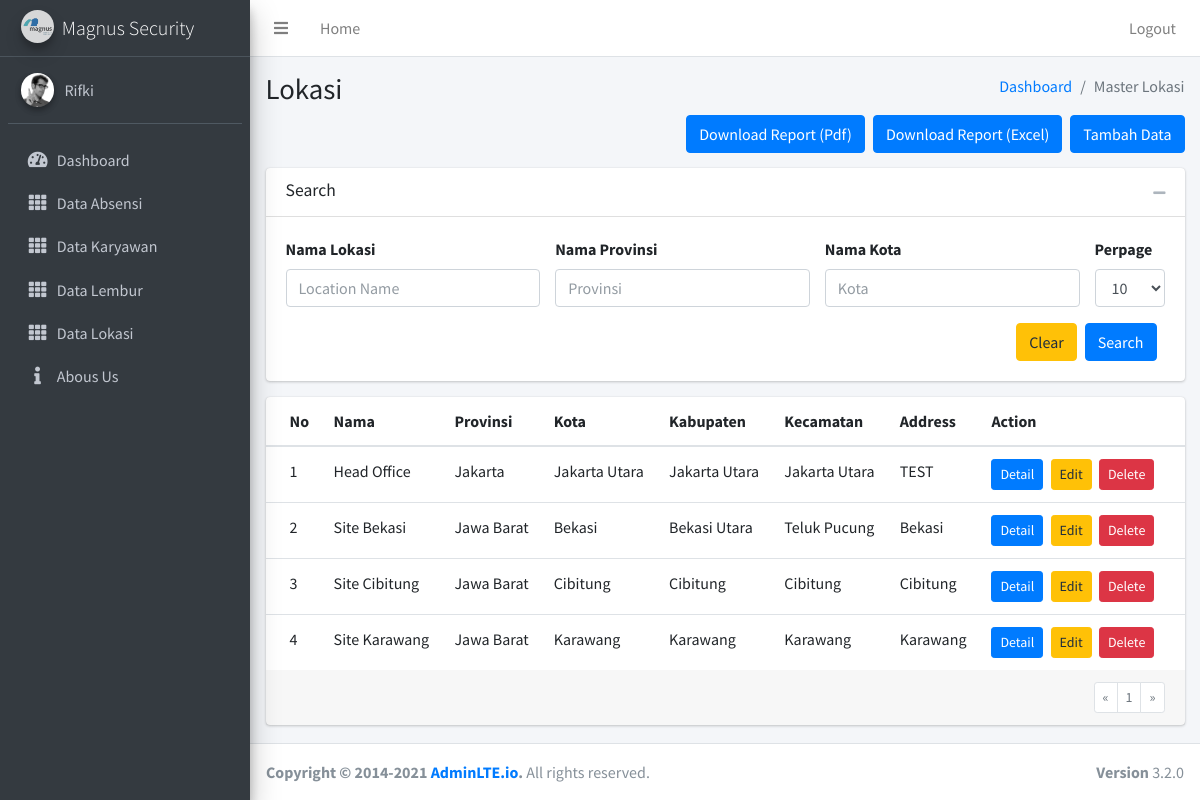
Screenshot of /lokasi (signed in) with the database file from the repository.
### tables this page shows
CREATE TABLE IF NOT EXISTS `location` (
  `location_id` int NOT NULL AUTO_INCREMENT,
  `address_1` text,
  `address_2` text,
  `province` varchar(255) DEFAULT NULL,
  `city` varchar(255) DEFAULT NULL,
  `district` varchar(255) DEFAULT NULL,
  `sub_district` varchar(255) DEFAULT NULL,
  `zip_code` varchar(5) DEFAULT NULL,
  `name` varchar(50) DEFAULT NULL,
  PRIMARY KEY (`location_id`)
);

### config/route.php (called while the page is built, shortened)
<?php
class phpRouting
{
    private $isProd = true;
    function getDirname()
    {
        return  dirname($_SERVER['PHP_SELF']);
    }
    public function getUri()
    {
        $uri =  $this->checkHttps(). "://$_SERVER[HTTP_HOST]";
        $basePath = $this->getDirname();
        if ($basePath <> 'index.php') {
            if ($basePath == "/") {
                $uri = $uri;
            } else {
                $uri = $uri . $basePath;
            }
        }
        return $uri;
    }
    function checkHttps(){
        if($this->isProd){
            return 'https';
        }else{
            return empty($_SERVER['HTTPS']) ? 'http' : 'https';
        }
    }
}

### page/lokasi/LocationController.php (called while the page is built, shortened)
<?php
class LocationController {
    protected $koneksi = null;
    protected $perPage = 10;
    protected $page = 1;
    public function __construct(Connection $conn)
    {
        $this->koneksi = $conn;
    }
    public function getData($params){
        $where = "";
        $perPage = $this->perPage;
        $page = $this->page;
        $currentLimit =  ($page > 1) ? ($page * $perPage) - $perPage : "0";
        $query = "SELECT * FROM location  $where limit $currentLimit , $perPage";
        $res = $this->koneksi->query($query);
        return $res;
    }
    public function getPagination(){
        $res = [];
        $countRow = $this->countData();
        $res['currentNumber'] = ($this->page > 1) ? ($this->page * $this->perPage) - $this->perPage : "0";
        $res['totalRow'] = $countRow;
        $res['totalPage'] = ceil($countRow/$this->perPage);
        $res['currentPage'] = $this->page;
        $res['params'] = $this->getParameter();
        return $res;
    }
    function getParameter(){
        $uri = $_SERVER["QUERY_STRING"];
        return $uri;
    }
    public function countData(){
        $query = "SELECT * FROM location";
        $res = $this->koneksi->query($query);
        $total = $res->num_rows;
        return $total;
    }
}

### config/koneksi.php (called while the page is built, shortened)
<?php
class Connection{
    protected $host = 'localhost';
    protected $username = 'root';
    protected $password = '';
    protected $database = 'db_payroll';
    function conn(){
        $conn = mysqli_connect($this->host,$this->username,$this->password,$this->database);
        return $conn;
    }
    public function query($query){
        $conn = $this->conn();
        $sql = $conn->query($query);
        return $sql;
    }
}

### page/lokasi/index.php (the view, shortened to what this page needs)
<?php
require('LocationController.php');
$controller = new LocationController($con);
$data = $controller->getData($_GET);
?>
<section class="content-header">
    <div class="container-fluid">
        <div class="row mb-2">
            <div class="col-sm-6">
                <h1>Lokasi</h1>
            </div>
            <div class="col-sm-6">
                <ol class="breadcrumb float-sm-right">
                    <li class="breadcrumb-item"><a href="<?= $uri ?>">Dashboard</a></li>
                    <li class="breadcrumb-item active">Master Lokasi</li>
                </ol>
            </div>
        </div>
        <div class="row">
            <div class="col-sm-12">
                <a href="<?= $uri . '/lokasi/add' ?>"><button class="btn btn-primary float-right">Tambah Data</button></a>
                <a href="<?= $uri . '/api/report/locationExcel.php?'.$_SERVER['QUERY_STRING'] ?>"><button class="btn btn-primary mr-2 float-right">Download Report (Excel)</button></a>
                <a href="<?= $uri . '/api/report/locationPdf.php?'.$_SERVER['QUERY_STRING'] ?>" target="_blank"><button class="btn btn-primary mr-2 float-right">Download Report (Pdf)</button></a>
            </div>
        </div>
    </div>
</section>
<section class="content">
    <div class="container-fluid">
        <div class="row">
            <div class="col-sm-12">
                <div class="card">
                    <div class="card-header">
                        <h3 class="card-title">Search</h3>
                        <div class="card-tools">
                            <button type="button" class="btn btn-tool" data-card-widget="collapse">
                                <i class="fas fa-minus"></i>
                            </button>
                        </div>
                    </div>
                    <div class="card-body">
                        <form action="">
                            <div class="row">
                                <div class="col">
                                    <div class="form-group">
                                        <label>Nama Lokasi</label>
                                        <input type="text" name="nama" class="form-control" value="<?= @$_GET['nama'] ?>" placeholder="Location Name">
                                    </div>
                                </div>
                                <div class="col">
                                    <div class="form-group">
                                        <label>Nama Provinsi</label>
                                        <input type="text" name="provinsi" class="form-control" value="<?= @$_GET['provinsi'] ?>" placeholder="Provinsi">
                                    </div>
                                </div>
                                <div class="col">
                                    <div class="form-group">
                                        <label>Nama Kota</label>
                                        <input type="text" name="city" class="form-control" value="<?= @$_GET['city'] ?>" placeholder="Kota">
                                    </div>
                                </div>
                                <div class="col-auto">
                                    <div class="form-group">
                                        <label>Perpage</label>
                                        <select name="perPage" id="" class="form-control">
                                            <option <?= @$_GET['perPage'] == '10' ? "selected" : ""  ?> value="10">10</option>
                                        </select>
                                    </div>
                                </div>
                            </div>
                            <div class="row">
                                <div class="col-sm-12">
                                    <button type="submit" class="btn btn-primary float-right mr-2">Search</button>
                                    <a href="<?= $uri . '/lokasi' ?>"><button type="button" class="btn btn-warning float-right mr-2">Clear</button></a>
                                </div>
                            </div>
                        </form>
                    </div>
                </div>
            </div>
        </div>
        <div class="row">
            <div class="col-12">
                <div class="card">
                    <div class="card-body table-responsive p-0">
                        <table class="table table-hover text-nowrap">
                            <thead>
                                <tr>
                                    <th>No</th>
                                    <th>Nama</th>
                                    <th>Provinsi</th>
                                    <th>Kota</th>
                                    <th>Kabupaten</th>
                                    <th>Kecamatan</th>
                                    <th>Address</th>
                                    <th>Action</th>
                                </tr>
                            </thead>
                            <tbody>
                                <?php
                                $paginateData = $controller->getPagination();
                                $no = $paginateData['currentNumber'] + 1;
                                while ($d = $data->fetch_array()) {
                                ?>
                                    <tr>
                                        <td><?= $no ?></td>
                                        <td><?= $d['name'] ?></td>
                                        <td><?= $d['province'] ?></td>
                                        <td><?= $d['city'] ?></td>
                                        <td><?= $d['district'] ?></td>
                                        <td><?= $d['sub_district'] ?></td>
                                        <td><?= $d['address_1'] ?></td>
                                        <td>
                                            <a href="<?= $uri . '/lokasi/detail/' . $d['location_id'] ?>"><button class="btn btn-sm btn-primary mr-1">Detail</button></a>
                                            <a href="<?= $uri . '/lokasi/edit/' . $d['location_id'] ?>"><button class="btn btn-sm btn-warning mr-1">Edit</button></a>
                                            <button class="btn btn-sm btn-danger mr-1" onclick="deleteValue(<?= $d['location_id'] ?>)">Delete</button>
                                        </td>
                                    </tr>
                                <?php
                                    $no++;
                                }
                                ?>
                            </tbody>
                        </table>
                    </div>
                    <div class="card-footer clearfix">
                    <?php
                         $check = "?";
                        ?>
                        <ul class="pagination pagination-sm m-0 float-right">
                            <li class="page-item <?= $paginateData['currentPage'] == '1' ? "disabled" : "" ?> "><a class="page-link" href="<?= strtok($_SERVER["REQUEST_URI"], '?').$paginateData['params'] . $check . "page=" . $paginateData['currentPage'] - 1 ?>">«</a></li>
                            <?php
                            for ($x = 1; $x <= $paginateData['totalPage']; $x++) {
                            ?>
                                <li class="page-item <?= $paginateData['currentPage'] == $x ? "disabled" : "" ?> "> <a class="page-link" href="<?= strtok($_SERVER["REQUEST_URI"], '?').$paginateData['params'] . $check . "page=" . $x ?>"><?= $x ?></a> </li>
                            <?php
                            }
                            ?>
                            <li class="page-item <?= $paginateData['currentPage'] == $paginateData['totalPage'] ? "disabled" : "" ?>"><a class="page-link" href="<?= strtok($_SERVER["REQUEST_URI"], '?').$paginateData['params'] . $check . "page=" . $paginateData['currentPage'] + 1 ?>">»</a></li>
                        </ul>
                    </div>
                </div>
            </div>
        </div>
    </div>
</section>

### rows the page displays
location: name "Head Office", province "Jakarta", city "Jakarta Utara", district "Jakarta Utara", sub_district "Jakarta Utara", address_1 "TEST"
location: name "Site Bekasi", province "Jawa Barat", city "Bekasi", district "Bekasi Utara", sub_district "Teluk Pucung", address_1 "Bekasi"
location: name "Site Cibitung", province "Jawa Barat", city "Cibitung", district "Cibitung", sub_district "Cibitung", address_1 "Cibitung"
location: name "Site Karawang", province "Jawa Barat", city "Karawang", district "Karawang", sub_district "Karawang", address_1 "Karawang"
